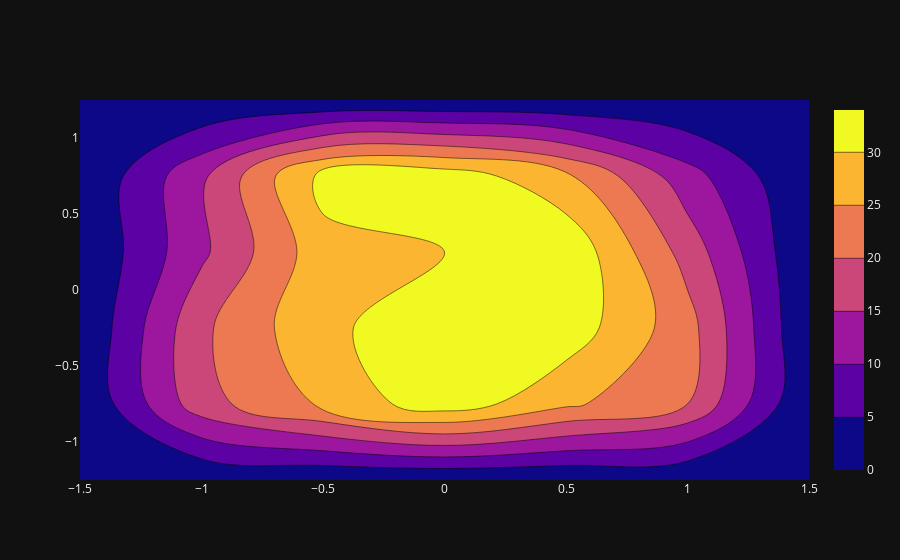

Here is the notebook cell this chart was saved with:
### Code cell
import plotly.graph_objects as go

import numpy as np
np.random.seed(1)

x = np.random.uniform(-1, 1, size=500)
y = np.random.uniform(-1, 1, size=500)

fig = go.Figure(go.Histogram2dContour(
        x = x,
        y = y
))

fig.show()

### Figure 1 — Plotly figure (JSON) as saved in the notebook; plotly's stock layout.template omitted (floating-point values rounded to 4 significant figures; data arrays with more than 128 entries replaced by an {"elided": "..."} marker saying what was removed)
{"data": [{"x": {"elided": "500 float values"}, "y": {"elided": "500 float values"}, "type": "histogram2dcontour"}], "layout": {}}
